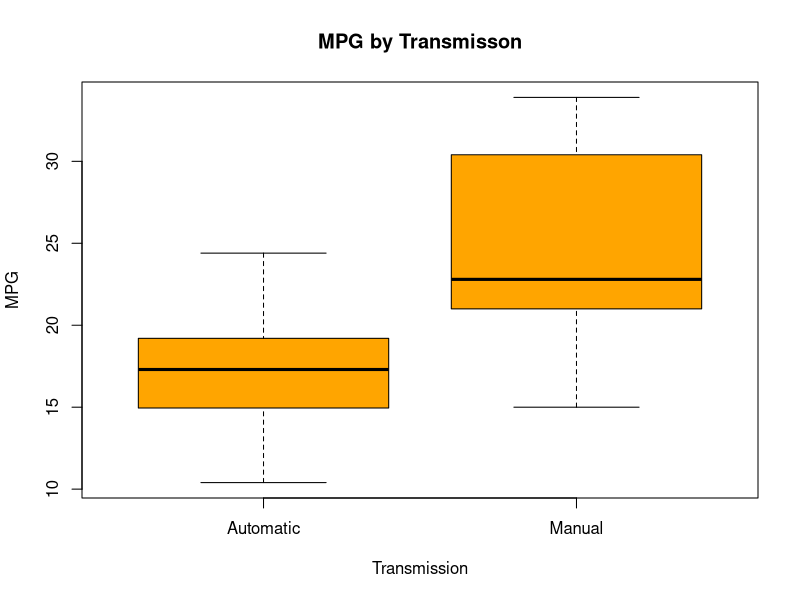
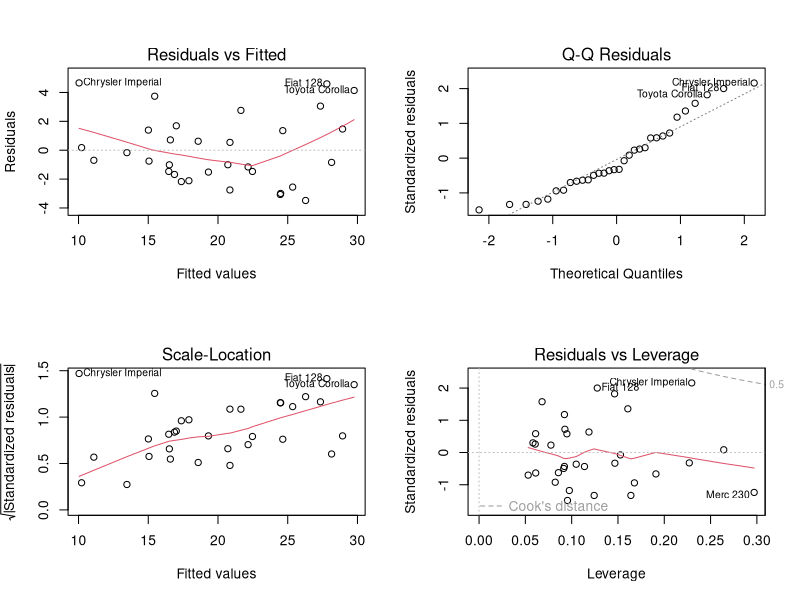

Source code (R) for these figures, in order:
## ---- chunk 1
library(datasets)
data(mtcars)
head(mtcars)
summary(mtcars)
## ---- chunk 2
mtcars$am<-factor(mtcars$am, labels=c('Automatic', 'Manual'))
## ---- chunk 3
median(mtcars$mpg[mtcars$am=="Manual"])
median(mtcars$mpg[mtcars$am=="Automatic"])
## ---- chunk 4
t.test(mtcars$mpg~mtcars$am)
## ---- chunk 5
fit<-lm(mpg~., data=mtcars)
summary(fit)$coef
## ---- chunk 6
bestfit<-step(lm(mpg~., data=mtcars))
## ---- chunk 7
summary(bestfit)
## ---- chunk 8
boxplot(mtcars$mpg ~ mtcars$am, data=mtcars, col="orange",
        xlab="Transmission", 
        ylab="MPG", 
        main="MPG by Transmisson")
## ---- chunk 9
par(mfrow=c(2,2))
plot(bestfit)
